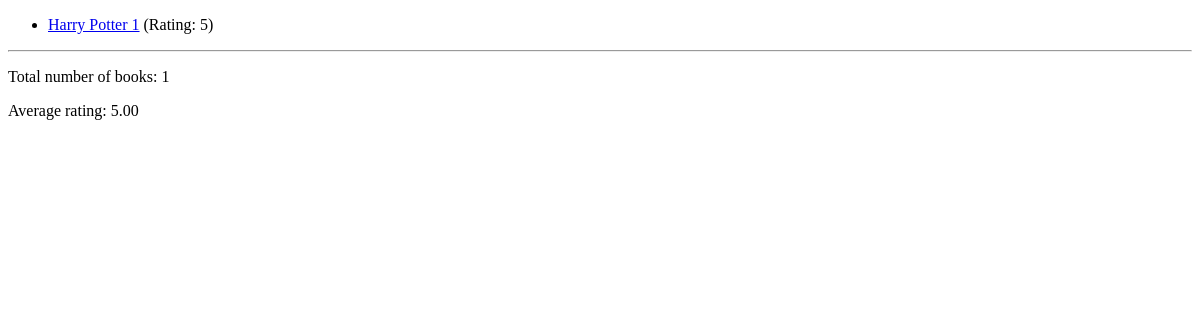
Before: / with the older database file.
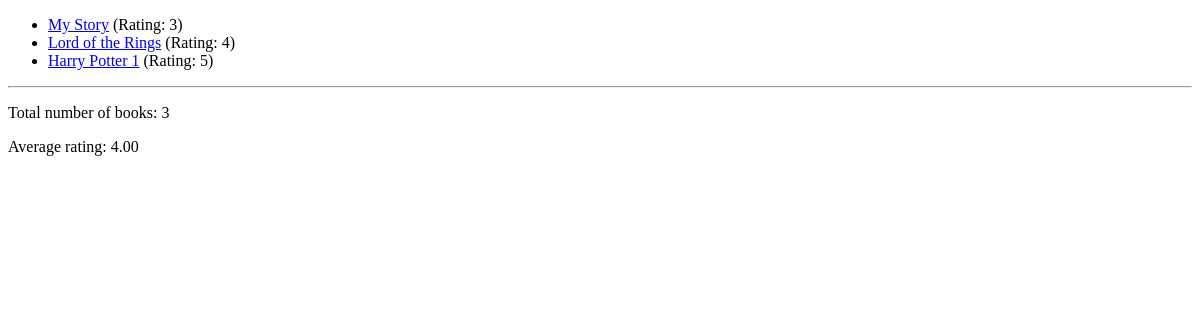
After: the same page with the newer database file.
### book_outlet/models.py (models this page shows, shortened)
class Book(models.Model):
    title = models.CharField(max_length=50)
    rating = models.IntegerField(validators=[MinValueValidator(1), MaxValueValidator(5)])
    author = models.ForeignKey(Author, on_delete=models.CASCADE, null=True, blank=True, related_name="books")
    is_bestselling = models.BooleanField(default=False)
    slug = models.SlugField(default="", blank=True, null=False, db_index=True)
    def get_absolute_url(self):
        return reverse("book-detail", args=[self.slug])

### book_outlet/views.py (the view)
# urls.py: path("", views.index, name="index"),
def index(request):
    books = Book.objects.all().order_by("-title")
    num_books = books.count()
    avg_rating = books.aggregate(Avg("rating"))["rating__avg"]
    return render(request, "book_outlet/index.html", {
        "books": books,
        "total_number_of_books": num_books,
        "average_rating": avg_rating
    })

### book_outlet/templates/book_outlet/index.html (shortened to what this page needs)
{% extends "book_outlet/base.html" %}
{% block content %}
<ul>
    {% for book in books %}
        <li><a href="{{ book.get_absolute_url }}">{{ book.title }}</a> (Rating: {{ book.rating }})</li>
    {% endfor %}
</ul>
<hr>
<p>Total number of books: {{ total_number_of_books }}</p>
<p>Average rating: {{ average_rating|floatformat:2 }}</p>
{% endblock %}

### book_outlet/templates/book_outlet/base.html (shortened to what this page needs)
<!doctype html>
<html lang="en">
  <head>
  </head>
  <body>
    {% block content %}{% endblock %}
  </body>
</html>

Changed rows visible on the page:
added Book: title "My Story", rating "3"
added Book: title "Lord of the Rings", rating "4"
Other visible differences:
{{ total_number_of_books }}: "1" → "3"
{{ average_rating|floatformat:2 }}: "5.00" → "4.00"
